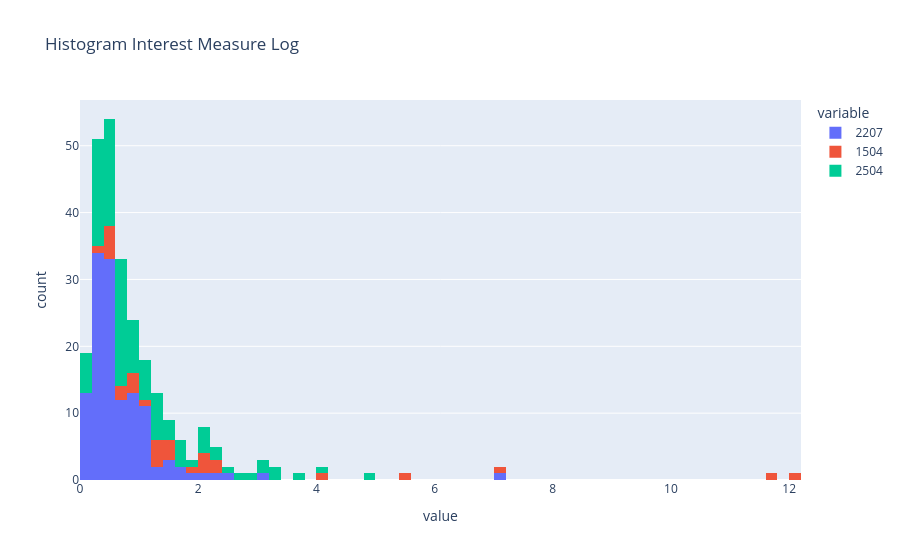

The notebook cell this image was saved under:
### Code cell
px.histogram(df_country_subfield_norm_world[["2207", "1504", "2504"]], nbins=100, title="Histogram Interest Measure Log")

### Figure 1 — Plotly figure (JSON) as saved in the notebook; plotly's stock layout.template omitted (floating-point values rounded to 4 significant figures; data arrays with more than 128 entries replaced by an {"elided": "..."} marker saying what was removed)
{"data": [{"bingroup": "x", "hovertemplate": "variable=2207<br>value=%{x}<br>count=%{y}<extra></extra>", "legendgroup": "2207", "marker": {"color": "#636efa", "pattern": {"shape": ""}}, "name": "2207", "nbinsx": 100, "orientation": "v", "showlegend": true, "x": {"elided": "220 float values"}, "xaxis": "x", "yaxis": "y", "type": "histogram"}, {"bingroup": "x", "hovertemplate": "variable=1504<br>value=%{x}<br>count=%{y}<extra></extra>", "legendgroup": "1504", "marker": {"color": "#EF553B", "pattern": {"shape": ""}}, "name": "1504", "nbinsx": 100, "orientation": "v", "showlegend": true, "x": {"elided": "220 float values"}, "xaxis": "x", "yaxis": "y", "type": "histogram"}, {"bingroup": "x", "hovertemplate": "variable=2504<br>value=%{x}<br>count=%{y}<extra></extra>", "legendgroup": "2504", "marker": {"color": "#00cc96", "pattern": {"shape": ""}}, "name": "2504", "nbinsx": 100, "orientation": "v", "showlegend": true, "x": {"elided": "220 float values"}, "xaxis": "x", "yaxis": "y", "type": "histogram"}], "layout": {"xaxis": {"anchor": "y", "domain": [0.0, 1.0], "title": {"text": "value"}}, "yaxis": {"anchor": "x", "domain": [0.0, 1.0], "title": {"text": "count"}}, "legend": {"title": {"text": "variable"}, "tracegroupgap": 0}, "title": {"text": "Histogram Interest Measure Log"}, "barmode": "relative"}}
